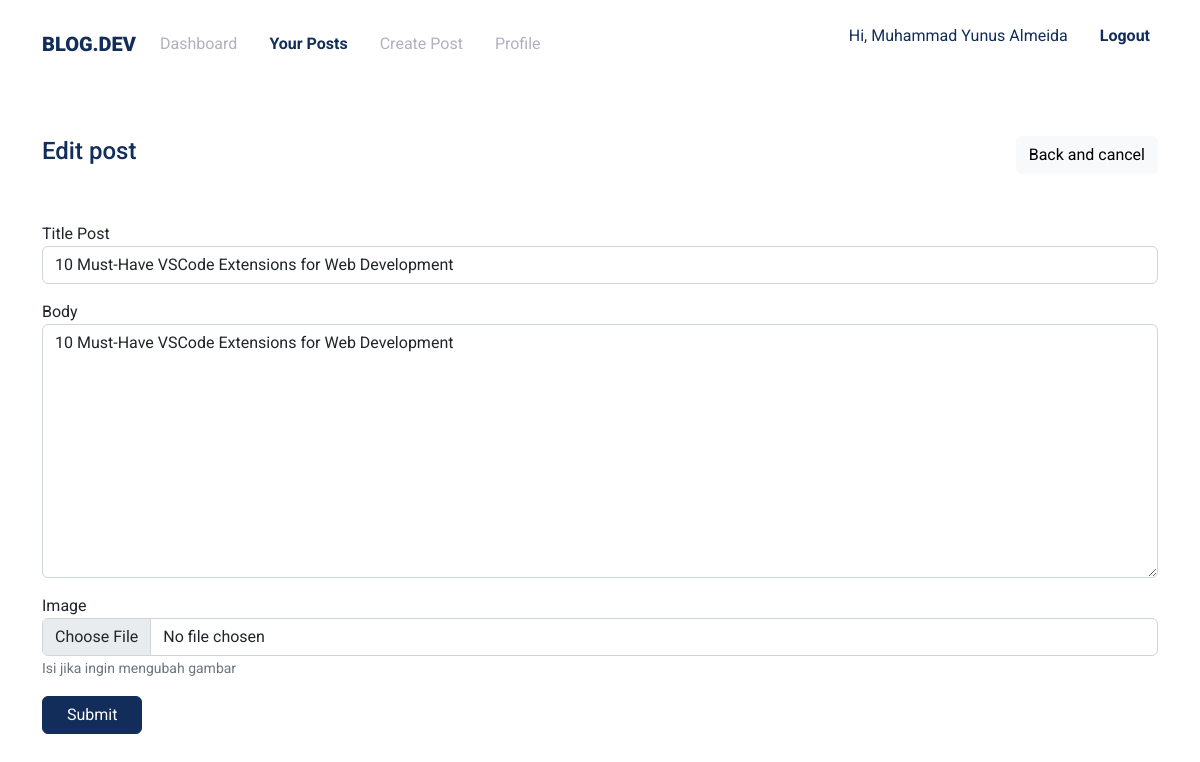
/blogger/edit-post.php?id=2 (signed in), run on the app's committed database.
### tables this page shows
CREATE TABLE `users` (
  `id` int(11) NOT NULL AUTO_INCREMENT,
  `name` varchar(100) NOT NULL,
  `email` varchar(100) NOT NULL,
  `password` varchar(100) NOT NULL,
  `description` text NOT NULL,
  `photo` text NOT NULL,
  PRIMARY KEY (`id`)
);

CREATE TABLE `posts` (
  `id` int(11) NOT NULL AUTO_INCREMENT,
  `user_id` int(11) NOT NULL,
  `title` varchar(255) NOT NULL,
  `slug` varchar(255) NOT NULL,
  `body` text NOT NULL,
  `image` text NOT NULL,
  `date_publish` date NOT NULL,
  PRIMARY KEY (`id`)
);

### blogger/edit-post.php (the view, shortened to what this page needs)
<?php
$title = 'Posts';
include('components/header.php');
$id = $_GET['id'];
$data = mysqli_fetch_array(mysqli_query($connect, "SELECT * FROM posts WHERE id = '$id'"));
?>
<section class="py-5">
    <div class="container">
        <div class="d-flex align-items-center justify-content-between mb-5">
            <h4 class="text-primary">Edit post</h4>
            <a href="posts.php" class="btn btn-light">Back and cancel</a>
        </div>
        <form action="php/posts.php" method="post" enctype="multipart/form-data">
            <div class="form-group mb-3">
                <label for="title">Title Post</label>
                <input type="text" name="title" id="title" value="<?= $data['title'] ?>" class="form-control" placeholder="Title of your post">
            </div>
            <div class="form-group mb-3">
                <label for="body">Body</label>
                <textarea name="body" id="body" cols="30" rows="10" class="form-control"><?= $data['title'] ?></textarea>
            </div>
            <div class="form-group mb-3">
                <label for="image">Image</label>
                <input type="file" accept="image/*" name="image" id="image" class="form-control">
                <span class="form-text">Isi jika ingin mengubah gambar</span>
            </div>
            <button type="submit" class="btn btn-primary px-4">Submit</button>
        </form>
    </div>
</section>
<?php include('components/footer.php') ?>

### blogger/components/header.php (shortened to what this page needs)
<?php
include('../config/connect.php');
$user_logged = mysqli_fetch_array(mysqli_query($connect, "SELECT * FROM users WHERE id='$_SESSION[user_id]'"));
?>
<!DOCTYPE html>
<html lang="en">
<head>
    <link rel="stylesheet" href="../assets/vendors/bootstrap/css/bootstrap.min.css">
    <link rel="stylesheet" href="https://cdn.jsdelivr.net/npm/bootstrap-icons@1.9.1/font/bootstrap-icons.css">
    <link rel="stylesheet" href="../assets/css/style.css">
</head>
<body>
    <nav class="navbar navbar-expand-lg bg-white py-3">
        <div class="container">
            <a href="#" class="navbar-brand text-uppercase">blog.dev</a>
            <div class="collapse navbar-collapse" id="navMenu">
                <ul class="navbar-nav gap-3 me-auto">
                    <li class="nav-item"><a href="." class="nav-link <?= $title == 'Dashboard' ? 'active' : '' ?>">Dashboard</a></li>
                    <li class="nav-item"><a href="posts.php" class="nav-link <?= $title == 'Posts' ? 'active' : '' ?>">Your Posts</a></li>
                    <li class="nav-item"><a href="create-post.php" class="nav-link <?= $title == 'Create Post' ? 'active' : '' ?>">Create Post</a></li>
                    <li class=" nav-item"><a href="profile.php" class="nav-link <?= $title == 'Profile' ? 'active' : '' ?>">Profile</a></li>
                </ul>
                <ul class="navbar-nav gap-3">
                    <li class="nav-item">
                        <p class="nav-link text-primary">Hi, <?= $user_logged['name'] ?></p>
                    </li>
                    <li class="nav-item"><a href="php/logout.php" class="nav-link active">Logout</a></li>
                </ul>
            </div>
        </div>
    </nav>

### assets/css/style.css (style rules this page uses)
:root { --primary-color: #122D5A; --secondary-color: #B2B0BF; --third-color: #2F4570; --font-size-1: 52px; --font-size-2: 42px; --font-size-3: 22px; }
* { margin: 0; padding: 0; box-sizing: border-box; font-family: 'Roboto', sans-serif; }
a { text-decoration: none; }
.text-primary { color: var(--primary-color) !important; }
.btn-primary { background-color: var(--primary-color) !important; border-color: var(--primary-color) !important; }
.navbar .navbar-brand { font-weight: 900; color: var(--primary-color); }
.navbar .navbar-nav .nav-item .nav-link { color: var(--secondary-color); }
.navbar .navbar-nav .nav-item .nav-link.active, .navbar .navbar-nav .nav-item .nav-link:hover { font-weight: 700; color: var(--primary-color); }

### data on the page
users: name "Muhammad Yunus Almeida"
posts: title "10 Must-Have VSCode Extensions for Web Development", body "10 Must-Have VSCode Extensions for Web Development"
